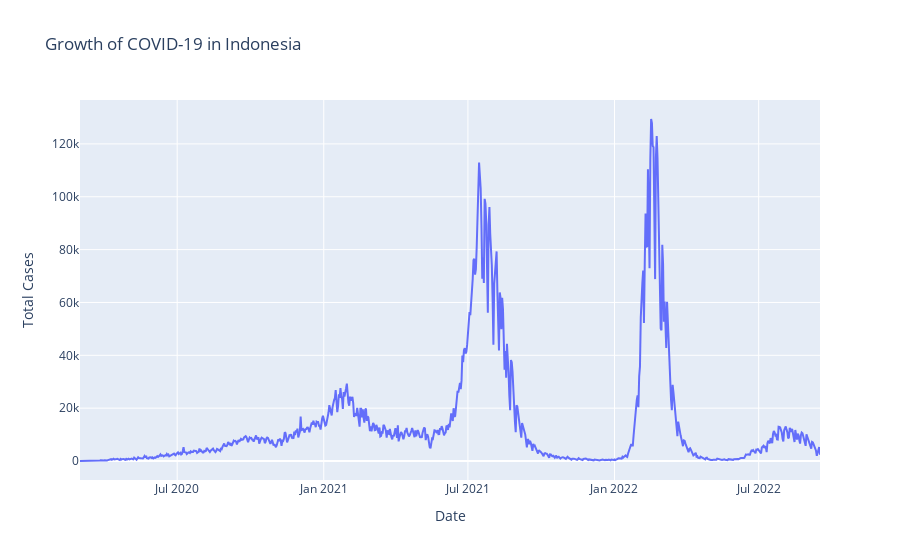

The code cell stored with this chart in its notebook:
### Code cell
#Let's see COVID-19 case growth in Indonesia
# pertumbuhan kasus covid di indonesia

date_case = covid_data.groupby(['Date'])[['New Cases']].sum().reset_index()
px.line(x=date_case['Date'],y=date_case['New Cases'], labels={'x': 'Date', 'y':'Total Cases'}, title ='Growth of COVID-19 in Indonesia')

### Figure 1 — Plotly figure (JSON) as saved in the notebook; plotly's stock layout.template omitted (floating-point values rounded to 4 significant figures; data arrays with more than 128 entries replaced by an {"elided": "..."} marker saying what was removed)
{"data": [{"hovertemplate": "Date=%{x}<br>Total Cases=%{y}<extra></extra>", "legendgroup": "", "line": {"color": "#636efa", "dash": "solid"}, "marker": {"symbol": "circle"}, "mode": "lines", "name": "", "orientation": "v", "showlegend": false, "type": "scatter", "x": {"elided": "930 str values"}, "xaxis": "x", "y": {"elided": "930 int values"}, "yaxis": "y"}], "layout": {"legend": {"tracegroupgap": 0}, "title": {"text": "Growth of COVID-19 in Indonesia"}, "xaxis": {"anchor": "y", "domain": [0, 1], "title": {"text": "Date"}}, "yaxis": {"anchor": "x", "domain": [0, 1], "title": {"text": "Total Cases"}}}}
